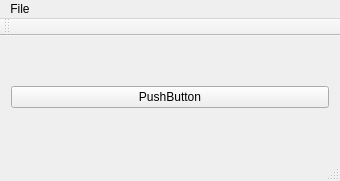
<?xml version="1.0" encoding="UTF-8"?>
<ui version="4.0">
 <class>MainWindow</class>
 <widget class="QMainWindow" name="MainWindow">
  <property name="geometry">
   <rect>
    <x>0</x>
    <y>0</y>
    <width>340</width>
    <height>181</height>
   </rect>
  </property>
  <property name="sizePolicy">
   <sizepolicy hsizetype="MinimumExpanding" vsizetype="MinimumExpanding">
    <horstretch>0</horstretch>
    <verstretch>0</verstretch>
   </sizepolicy>
  </property>
  <property name="palette">
   <palette>
    <active>
     <colorrole role="Base">
      <brush brushstyle="SolidPattern">
       <color alpha="255">
        <red>255</red>
        <green>255</green>
        <blue>255</blue>
       </color>
      </brush>
     </colorrole>
    </active>
    <inactive>
     <colorrole role="Base">
      <brush brushstyle="SolidPattern">
       <color alpha="255">
        <red>255</red>
        <green>255</green>
        <blue>255</blue>
       </color>
      </brush>
     </colorrole>
    </inactive>
    <disabled>
     <colorrole role="Base">
      <brush brushstyle="SolidPattern">
       <color alpha="255">
        <red>255</red>
        <green>255</green>
        <blue>127</blue>
       </color>
      </brush>
     </colorrole>
    </disabled>
   </palette>
  </property>
  <property name="windowTitle">
   <string>MainWindow</string>
  </property>
  <widget class="QWidget" name="centralWidget">
   <property name="sizePolicy">
    <sizepolicy hsizetype="MinimumExpanding" vsizetype="MinimumExpanding">
     <horstretch>0</horstretch>
     <verstretch>0</verstretch>
    </sizepolicy>
   </property>
   <property name="palette">
    <palette>
     <active>
      <colorrole role="Base">
       <brush brushstyle="SolidPattern">
        <color alpha="255">
         <red>255</red>
         <green>255</green>
         <blue>255</blue>
        </color>
       </brush>
      </colorrole>
     </active>
     <inactive>
      <colorrole role="Base">
       <brush brushstyle="SolidPattern">
        <color alpha="255">
         <red>255</red>
         <green>255</green>
         <blue>255</blue>
        </color>
       </brush>
      </colorrole>
     </inactive>
     <disabled>
      <colorrole role="Base">
       <brush brushstyle="SolidPattern">
        <color alpha="255">
         <red>255</red>
         <green>85</green>
         <blue>0</blue>
        </color>
       </brush>
      </colorrole>
     </disabled>
    </palette>
   </property>
   <property name="autoFillBackground">
    <bool>true</bool>
   </property>
   <layout class="QHBoxLayout" name="horizontalLayout">
    <item>
     <layout class="QHBoxLayout" name="viewlayout">
      <item>
       <widget class="QPushButton" name="pushButton">
        <property name="text">
         <string>PushButton</string>
        </property>
       </widget>
      </item>
     </layout>
    </item>
   </layout>
  </widget>
  <widget class="QMenuBar" name="menuBar">
   <property name="geometry">
    <rect>
     <x>0</x>
     <y>0</y>
     <width>340</width>
     <height>18</height>
    </rect>
   </property>
   <widget class="QMenu" name="menuFile">
    <property name="title">
     <string>File</string>
    </property>
    <addaction name="actionOpen"/>
    <addaction name="separator"/>
    <addaction name="actionQuit"/>
   </widget>
   <addaction name="menuFile"/>
  </widget>
  <widget class="QToolBar" name="mainToolBar">
   <attribute name="toolBarArea">
    <enum>TopToolBarArea</enum>
   </attribute>
   <attribute name="toolBarBreak">
    <bool>false</bool>
   </attribute>
  </widget>
  <widget class="QStatusBar" name="statusBar"/>
  <action name="actionOpen">
   <property name="text">
    <string>Open</string>
   </property>
  </action>
  <action name="actionQuit">
   <property name="text">
    <string>Quit</string>
   </property>
  </action>
 </widget>
 <layoutdefault spacing="6" margin="11"/>
 <resources/>
 <connections/>
</ui>
